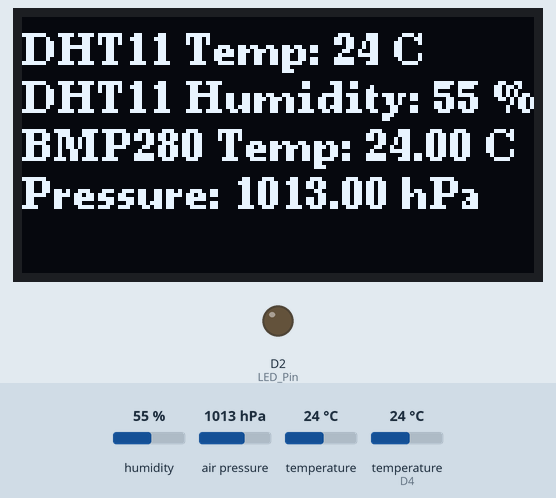
The sketch below on a simulated ESP8266 (NodeMCU). Parts: 128×64 one-colour display, output pins drawn as LEDs (lit = HIGH). The test bench sets the inputs (shaded band); at power-on: humidity 55 %, air pressure 1013 hPa, temperature 24 °C, temperature (sensor on D4) 24 °C. WiFi joins after 1.5 s; servers stay silent unless stated; what the sketch prints to the serial monitor is not drawn.

Above: at 1.2 s.
1.3 s: humidity set to 22 %
At 2.5 s:
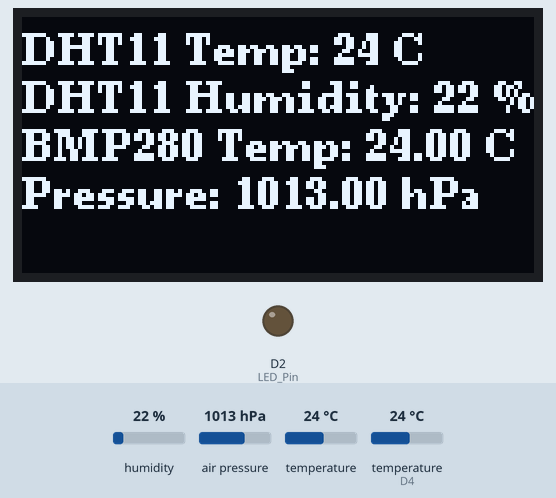
2.8 s: air pressure set to 952 hPa
At 3.4 s:
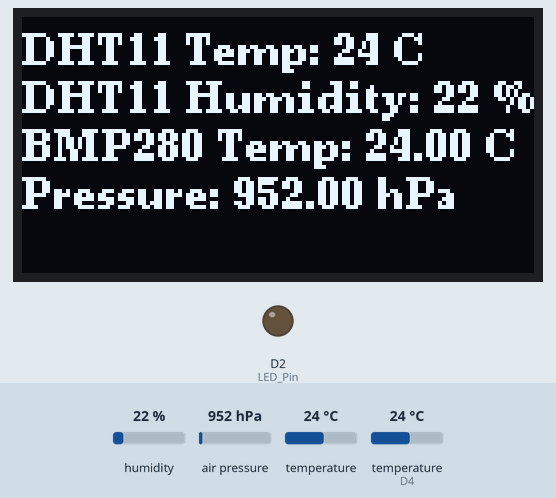
4.3 s: temperature (sensor 0) set to 12 °C
At 5.2 s:
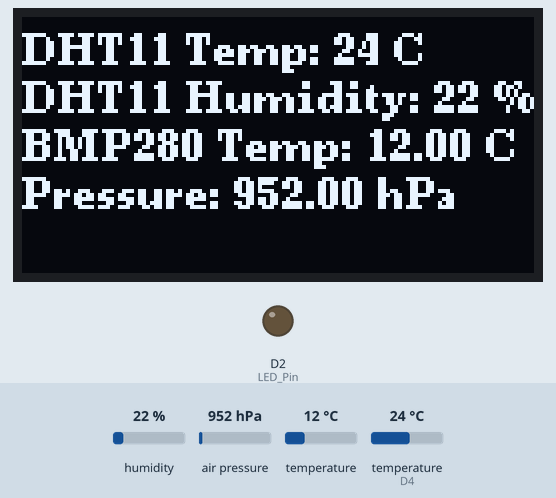
5.8 s: temperature (sensor on D4) set to 12 °C
At 6.6 s:
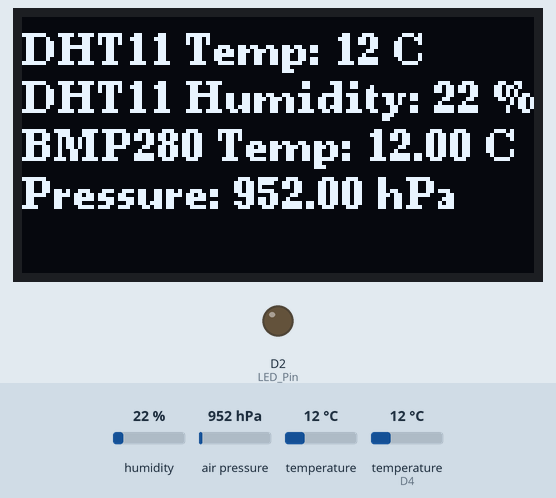
7.3 s: humidity set to 40 %
At 8.4 s:
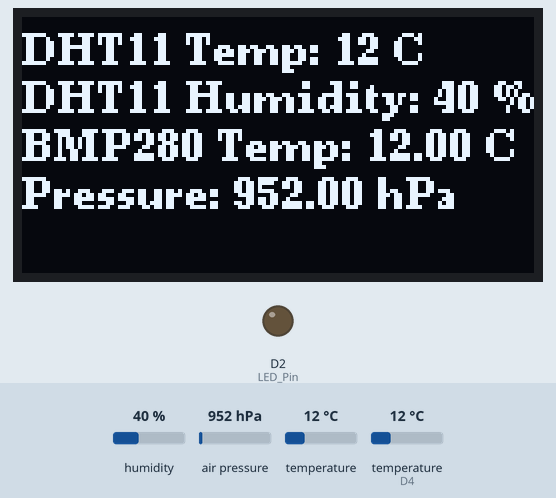
8.8 s: air pressure set to 975 hPa
At 10.3 s:
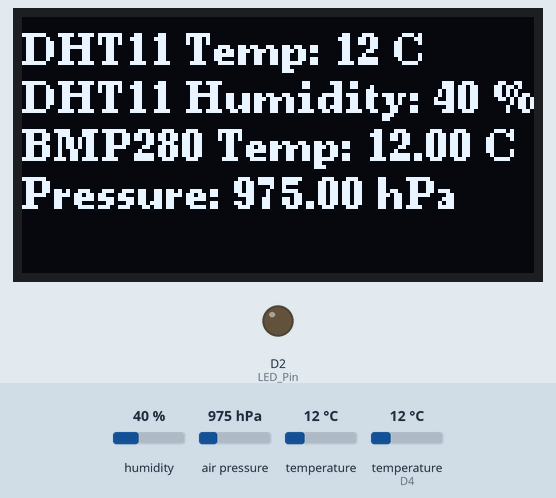
Timing chart, 0 to 11.3 s (numbered marks = the images above; inputs shaded):
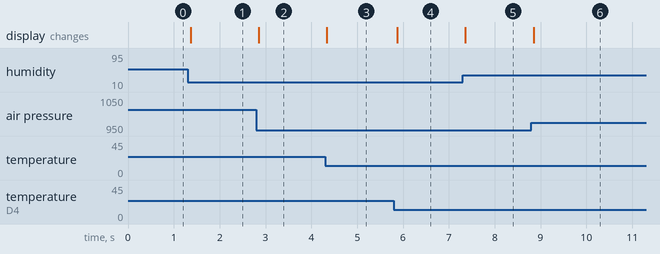

Measured:
- after the input at 1.3 s, the display: changes after 0.07 s (image 1)
- after the input at 2.8 s, the display: changes after 0.05 s (image 2)
- after the input at 4.3 s, the display: changes at once (image 3)
- after the input at 5.8 s, the display: changes after 0.08 s (image 4)
- after the input at 7.3 s, the display: changes after 0.06 s (image 5)
- after the input at 8.8 s, the display: changes after 0.05 s (image 6)

The sketch:

bmp280_dht11__________oled.ino
```cpp
#include <ESP8266WiFi.h>
#include <SimpleDHT.h>
#include <Wire.h>
#include <SPI.h>
#include <Adafruit_BMP280.h>
#include <U8g2lib.h> // 添加U8g2库

U8G2_SSD1306_128X64_NONAME_F_SW_I2C u8g2(U8G2_R0, /* clock=*/ D5, /* data=*/ D6, /* reset=*/ U8X8_PIN_NONE); // 设置屏幕

Adafruit_BMP280 bmp; // I2C

#define TCP_SERVER_ADDR "bemfa.com"
//服务器端口//TCP创客云端口8344//TCP设备云端口8340
#define TCP_SERVER_PORT "8344"

///****************需要修改的地方*****************///

//WIFI名称，区分大小写，不要写错
#define DEFAULT_STASSID  "PDCN"
//WIFI密码
#define DEFAULT_STAPSW "1234567"
//用户私钥，可在控制台获取,修改为自己的UID
String UID = "7b1ff9ddb6f6";
//主题名字，可在控制台新建
String TOPIC = "temp"; //用于传输温湿度的主题
//DHT11引脚值
int pinDHT11 = D4;  //连接dht11的引脚
//单片机LED引脚值
const int LED_Pin = D2;  //假设连接led的引脚
//主题名字，可在控制台新建
String TOPIC2  = "light002";  //用于led控制的主题

///*********************************************///
//led 控制函数
void turnOnLed();
void turnOffLed();
//led状态状态
String my_led_status = "off";


//设置上传速率2s（1s<=upDataTime<=60s）
//下面的2代表上传间隔是2秒
#define upDataTime 5*1000


// for DHT11,
//      VCC: 5V or 3V
//      GND: GND
//      DATA: 2

SimpleDHT11 dht11(pinDHT11);


//最大字节数
#define MAX_PACKETSIZE 512


//tcp客户端相关初始化，默认即可
WiFiClient TCPclient;
String TcpClient_Buff = "";
unsigned int TcpClient_BuffIndex = 0;
unsigned long TcpClient_preTick = 0;
unsigned long preHeartTick = 0;//心跳
unsigned long preTCPStartTick = 0;//连接
bool preTCPConnected = false;


//相关函数初始化
//连接WIFI
void doWiFiTick();
void startSTA();

//TCP初始化连接
void doTCPClientTick();
void startTCPClient();
void sendtoTCPServer(String p);


/*
  *发送数据到TCP服务器
 */
void sendtoTCPServer(String p){

  if (!TCPclient.connected())
  {
    Serial.println("Client is not readly");
    return;
  }
  TCPclient.print(p);
  Serial.println("[Send to TCPServer]:String");
  Serial.println(p);
}


/*
  *初始化和服务器建立连接
*/

void startTCPClient(){

  if(TCPclient.connect(TCP_SERVER_ADDR, atoi(TCP_SERVER_PORT))){
    Serial.print("\nConnected to server:");
    Serial.printf("%s:%d\r\n",TCP_SERVER_ADDR,atoi(TCP_SERVER_PORT));
    String tcpTemp="";
    tcpTemp = "cmd=1&uid="+UID+"&topic="+TOPIC2+"\r\n";

    sendtoTCPServer(tcpTemp);
    preTCPConnected = true;
    preHeartTick = millis();
    TCPclient.setNoDelay(true);
  }
  else{
    Serial.print("Failed connected to server:");
    Serial.println(TCP_SERVER_ADDR);
    TCPclient.stop();
    preTCPConnected = false;
  }
  preTCPStartTick = millis();
}


/*
  *检查数据，发送数据
*/
void doTCPClientTick(){
 //检查是否断开，断开后重连
   if(WiFi.status() != WL_CONNECTED) return;

  if (!TCPclient.connected()) {//断开重连

  if(preTCPConnected == true){

    preTCPConnected = false;
    preTCPStartTick = millis();
    Serial.println();
    Serial.println("TCP Client disconnected.");
    TCPclient.stop();
  }
  else if(millis() - preTCPStartTick > 1*1000)//重新连接
    startTCPClient();
  }
  else
  {
    if (TCPclient.available()) {//收数据
      char c =TCPclient.read();
      TcpClient_Buff +=c;
      TcpClient_BuffIndex++;
      TcpClient_preTick = millis();

      if(TcpClient_BuffIndex>=MAX_PACKETSIZE - 1){
        TcpClient_BuffIndex = MAX_PACKETSIZE-2;
        TcpClient_preTick = TcpClient_preTick - 200;
      }
      preHeartTick = millis();
    }
    if(millis() - preHeartTick >= upDataTime){//上传数据
      preHeartTick = millis();

      /*****************获取DHT11 温湿度*****************/
      // read without samples.
      byte temperature = 0;
      byte humidity = 0;
      int err = SimpleDHTErrSuccess;
      if ((err = dht11.read(&temperature, &humidity, NULL)) != SimpleDHTErrSuccess) {
        Serial.print("Read DHT11 failed, err="); Serial.println(err);delay(1000);
        return;
      }
      float temperature_bmp = bmp.readTemperature(); // Celsius
      float pressure_bmp = bmp.readPressure() / 100.0F; // hPa
      String temperature_bmp_str = String(temperature_bmp, 2); // 保留2位小数
      String pressure_bmp_str = String(pressure_bmp, 2); // 保留2位小数


      /*********************数据上传*******************/
      /*
        数据用#号包裹，以便app分割出来数据，&msg=#23#80#on#\r\n，即#温度#湿度#按钮状态#，app端会根据#号分割字符串进行取值，以便显示
        如果上传的数据不止温湿度，可在#号后面继续添加&msg=#23#80#data1#data2#data3#data4#\r\n,app字符串分割的时候，要根据上传的数据进行分割
      */
      String upstr = "";
      upstr = "cmd=2&uid="+UID+"&topic="+TOPIC+"&msg=#"+temperature+"#"+humidity+"#"+temperature_bmp+"#"+pressure_bmp+"#\r\n";
      sendtoTCPServer(upstr);
      upstr = "";
    }
  }
  if((TcpClient_Buff.length() >= 1) && (millis() - TcpClient_preTick>=200))
  {//data ready
    TCPclient.flush();
    Serial.println("Buff");
    Serial.println(TcpClient_Buff);
    //////字符串匹配，检测发了的字符串TcpClient_Buff里面是否包含&msg=on，如果有，则打开开关
    if((TcpClient_Buff.indexOf("&msg=on") > 0)) {
      turnOnLed();
    //////字符串匹配，检测发了的字符串TcpClient_Buff里面是否包含&msg=off，如果有，则关闭开关
    }else if((TcpClient_Buff.indexOf("&msg=off") > 0)) {
      turnOffLed();
    }
   TcpClient_Buff="";//清空字符串，以便下次接收
   TcpClient_BuffIndex = 0;
  }
}


//打开灯泡
void turnOnLed(){
  Serial.println("Turn ON");
  digitalWrite(LED_Pin,LOW);
  my_led_status = "on";
}
//关闭灯泡
void turnOffLed(){
  Serial.println("Turn OFF");
  digitalWrite(LED_Pin,HIGH);
  my_led_status = "off";
}


void startSTA(){
  WiFi.disconnect();
  WiFi.mode(WIFI_STA);
  WiFi.begin(DEFAULT_STASSID, DEFAULT_STAPSW);
}


/**************************************************************************
                                 WIFI
***************************************************************************/
/*
  WiFiTick
  检查是否需要初始化WiFi
  检查WiFi是否连接上，若连接成功启动TCP Client
  控制指示灯
*/
void doWiFiTick(){
  static bool startSTAFlag = false;
  static bool taskStarted = false;
  static uint32_t lastWiFiCheckTick = 0;

  if (!startSTAFlag) {
    startSTAFlag = true;
    startSTA();
    Serial.printf("Heap size:%d\r\n", ESP.getFreeHeap());
  }

  //未连接1s重连
  if ( WiFi.status() != WL_CONNECTED ) {
    if (millis() - lastWiFiCheckTick > 1000) {
      lastWiFiCheckTick = millis();
    }
  }
  //连接成功建立
  else {
    if (taskStarted == false) {
      taskStarted = true;
      Serial.print("\r\nGet IP Address: ");
      Serial.println(WiFi.localIP());
      startTCPClient();
    }
  }
}


// ...（省略其他代码）

// 初始化，相当于main 函数
void setup() {
  Serial.begin(115200);

  Wire.begin(D1, D2); //D1对应I2C总线的SDA，D2对应I2C总线的SCL
  if (!bmp.begin(0x76)) {  // 0x76是BMP280的I2C地址
    Serial.println("Could not find a valid BMP280 sensor, check wiring!");
    while (1);
  }

  // 初始化屏幕
  u8g2.begin();
  u8g2.clearBuffer();
  u8g2.setFont(u8g2_font_ncenB08_tr);

  //初始化引脚为输出
  pinMode(LED_Pin,OUTPUT);
}

// 显示数据
void displayData(byte temperature, byte humidity, float temperature_bmp, float pressure_bmp) {
  u8g2.clearBuffer();
  u8g2.setCursor(0, 12);
  u8g2.print("DHT11 Temp: ");
  u8g2.print(temperature);
  u8g2.print(" C");
  u8g2.setCursor(0, 24);
  u8g2.print("DHT11 Humidity: ");
  u8g2.print(humidity);
  u8g2.print(" %");
  u8g2.setCursor(0, 36);
  u8g2.print("BMP280 Temp: ");
  u8g2.print(temperature_bmp, 2);
  u8g2.print(" C");
  u8g2.setCursor(0, 48);
  u8g2.print("Pressure: ");
  u8g2.print(pressure_bmp, 2);
  u8g2.print(" hPa");
  u8g2.sendBuffer();
}

//循环
void loop() {
  doWiFiTick();
  doTCPClientTick();

  // 读取数据并更新屏幕显示
  byte temperature = 0;
  byte humidity = 0;
  int err = SimpleDHTErrSuccess;
  if ((err = dht11.read(&temperature, &humidity, NULL)) != SimpleDHTErrSuccess) {
    Serial.print("."); Serial.println(err);delay(1000);
    return;
  }
  float temperature_bmp = bmp.readTemperature(); // Celsius
  float pressure_bmp = bmp.readPressure() / 100.0F; // hPa
  displayData(temperature, humidity, temperature_bmp, pressure_bmp);
}
```
